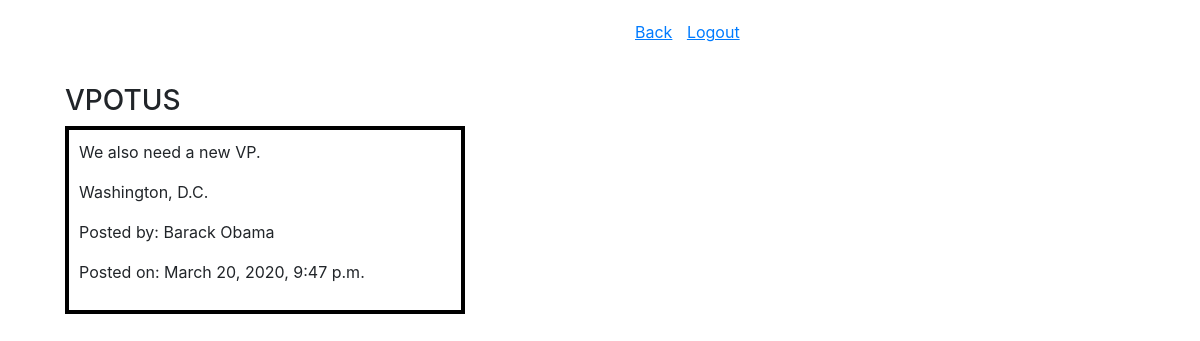
The app's page /view/14 (signed in) with its own data.
### exam_app/models.py (models this page shows)
class Job(models.Model):
    title = models.CharField(max_length=50)
    desc = models.TextField()
    location = models.CharField(max_length=100)
    owner = models.ForeignKey(User,related_name='jobs_owned',on_delete=models.CASCADE)
    workers = models.ManyToManyField(User,related_name='jobs_worked')
    created_at = models.DateTimeField(auto_now_add=True)
    updated_at = models.DateTimeField(auto_now=True)
    objects = JobManager()

class User(models.Model):
    first_name = models.CharField(max_length=50)
    last_name = models.CharField(max_length=50)
    email = models.CharField(max_length=100)
    password = models.CharField(max_length=100)
    created_at = models.DateTimeField(auto_now_add=True)
    updated_at = models.DateTimeField(auto_now=True)
    objects = UserManager()

### exam_app/views.py (the view)
# urls.py: path('view/<int:id>',views.view_job),
def view_job(request,id):
    some_job = Job.objects.filter(id=id)
    if some_job:
        job = some_job[0]
        context = {
            'some_job' : Job.objects.get(id=id),
            'some_user_jobs' : User.objects.get(id=request.session['user_id']).jobs_worked.all()
        }
        return render(request,'view_job.html',context)
    else:
        return redirect('/dashboard')

### exam_app/templates/view_job.html (shortened to what this page needs)
<!DOCTYPE html>
<html lang="en">
<head>
    <link rel="stylesheet" href="https://stackpath.bootstrapcdn.com/bootstrap/4.4.1/css/bootstrap.min.css">
    {% load static %}
    <link rel='stylesheet' href="{% static 'style.css' %}">
</head>
<body>
    <div class='container'>
        <div class='row'>
            <div class='col'></div>
            <div class='col'>
                <a class='back' href='/dashboard'>Back</a>
                <a class='logout' href='/destroy'>Logout</a>
            </div>
        </div>
        <div class='row'>
            <div class='col'>
                <h3>{{some_job.title}}</h3>
                <div class='viewjob'>
                    <p>{{some_job.desc}}</p>
                    <p>{{some_job.location}}</p>
                    <p>Posted by: {{some_job.owner.first_name}} {{some_job.owner.last_name}}</p>
                    <p>Posted on: {{some_job.created_at}}</p>
                </div>
            </div>
            <div class='col'></div>
        </div>
    </div>
</body>
</html>

### exam_app/static/style.css (style rules this page uses)
.col { display: inline-block; vertical-align: top; margin: 20px 20px; }
a { text-decoration: underline; }
.viewjob { width: 400px; padding: 10px 10px; margin-bottom: 10px; border: 4px solid black; }
h3 { display: inline-block; }
.back { margin-right: 10px; }

### records on screen
Job: title "VPOTUS", desc "We also need a new VP.", location "Washington, D.C.", owner.first_name "Barack", owner.last_name "Obama", created_at "March 20, 2020, 9:47 p.m."
